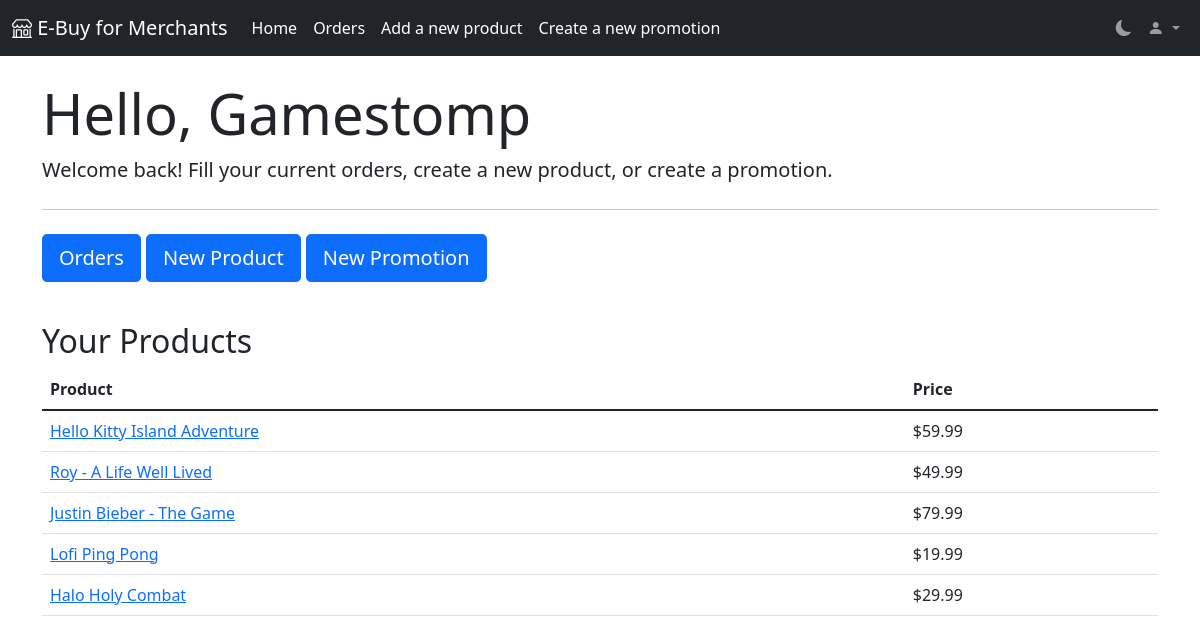
Page /merchant (signed in) on the committed database.
### app/models.py (models this page shows, shortened)
class User(UserMixin, db.Model):
    id = db.Column(db.Integer, primary_key=True)
    """The primary key of the user"""
    username = db.Column(db.String(64), unique=True)
    """The username of the user"""
    email = db.Column(db.String(64), unique=True)
    """The email of the user"""
    password_hash = db.Column(db.String(128))
    """The hashed password of the user"""
    roles = db.relationship('Role', secondary='user_role', lazy='dynamic')
    """A queryable database relationship that retrieves the roles related to the user"""
    cart_items = db.relationship('CartItem', backref='user', lazy='dynamic')
    """A queryable relationship that retrieves the rows in the cart related to the customer user"""
    orders = db.relationship('Order', backref='user', lazy='dynamic')
    """A queryable relationship that retrieves the orders related to the customer user"""
    products = db.relationship('Product', backref='user', lazy='dynamic')
    """A queryable relationship that retrieves the products related to a merchant user"""

class Product(db.Model):
    id = db.Column(db.Integer, primary_key=True)
    """The primary key of the product"""
    category_id = db.Column(db.Integer, db.ForeignKey('category.id'))
    """The foreign key of the category the product belongs to"""
    merchant_id = db.Column(db.Integer, db.ForeignKey('user.id'))
    """The foreign key of the merchant User the product belongs to"""
    name = db.Column(db.String(128))
    """The name of the product"""
    price = db.Column(db.Float)
    """The price of the product"""
    description = db.Column(db.Text)
    """The description of the product"""
    reviews = db.relationship('Review', backref='product', lazy='dynamic')
    """A queryable database relationship that retrieves the reviews of the product"""
    images = db.relationship('Image', backref='product')
    """A instrumentedList that contains the Image objects related to the product"""
    orders = db.relationship("OrderRow", back_populates="product")
    """A relationship that retrieves orders of the product"""

### app/routes.py (the view)
@webapp.route('/merchant')
@login_required
@merchant_required
def merchant():
    products = Product.query.filter_by(merchant_id=current_user.id).all()
    return render_template("merchant_index.html", products=products)

### app/models.py (called while the page is built)
@login.user_loader
def load_user(id):
    return User.query.get(int(id))

### app/routes.py (called while the page is built)
def add_categories(func):
    def inner(*args, **kwargs):
        return func(*args, **kwargs, categories=get_category_dict())
    return inner

### app/utils.py (called while the page is built)
def get_merchant():
    return Role.query.filter_by(name='merchant').first()

def merchant_required(func):
    @wraps(func)
    def inner(*args, **kwargs):
        if not current_user.is_authenticated or current_user.roles.filter_by(id=get_merchant().id).count() == 0:
            flash("You must be a merchant to access this page!")
            return redirect('/merchant/login')
        else:
            return func(*args, **kwargs)
    return inner

def get_category_dict():
    return {c.name: c.id for c in Category.query.all()}

### app/templates/merchant_index.html (shortened to what this page needs)
{% extends "merchant_base.html" %}
{% block main %}
    {% if current_user.is_authenticated %}
        <div class="row">
            <div class="col-lg">
                <div class="jumbotron">
                    <h1 class="display-4">Hello, {{ current_user.username }}</h1>
                    <p class="lead">Welcome back! Fill your current orders, create a new product, or create a
                        promotion.</p>
                    <hr class="my-4">
                    <p class="lead">
                        <a class="btn btn-primary btn-lg" href="/merchant/orders" role="button">Orders</a>
                        <a class="btn btn-primary btn-lg" href="/merchant/new_product" role="button">New Product</a>
                        <a class="btn btn-primary btn-lg" href="/merchant/promo" role="button">New Promotion</a>
                    </p>
                </div>
            </div>
        </div>
    {% endif %}
    <br>
    <h2>Your Products</h2>
    <table class="table">
        <thead>
        <tr>
            <th scope="col">Product</th>
            <th scope="col">Price</th>
        </tr>
        </thead>
        <tbody>
        {% for product in products %}
            <tr>
                <td><a href="{{ '/product/%s' %product.id }}">{{ product.name }}</a></td>
                <td>${{ product.price }}</td>
            </tr>
        {% endfor %}
        </tbody>
    </table>
{% endblock %}

### rows in the picture
User: username "Gamestomp"
Product: name "Hello Kitty Island Adventure", price "59.99"
Product: name "Roy - A Life Well Lived", price "49.99"
Product: name "Justin Bieber - The Game", price "79.99"
Product: name "Lofi Ping Pong", price "19.99"
Product: name "Halo Holy Combat", price "29.99"
